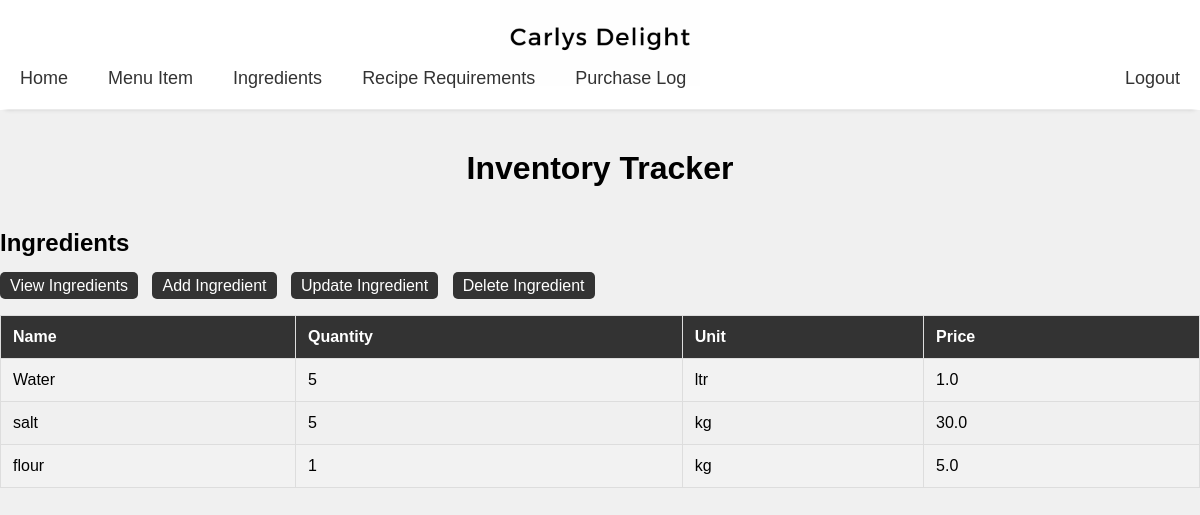
/ingredients/ (signed in), run on the app's committed database.
### track_inventory/models.py (models this page shows, shortened)
class Ingredients(models.Model):
    in_name = models.CharField(max_length=50)
    quantity = models.IntegerField(default=0)
    unit = models.CharField(max_length=200, default="")
    in_price = models.FloatField(default=0.0)

### track_inventory/views.py (the view)
# urls.py: path("ingredients/", views.IngredientsView.as_view(), name="ingredients"),
class IngredientsView(LoginRequiredMixin, ListView):
    model = Ingredients
    template_name = "track_inventory/ingredients.html"

### track_inventory/templates/track_inventory/ingredients.html (shortened to what this page needs)
<!DOCTYPE html>
{% extends "track_inventory/base.html" %}
{% load static %}
        {% block head %}
        <link rel="stylesheet" href="{% static 'track_inventory/menu_item_style.css' %}">
        {% endblock %}
        {% block content %}
        <h2>Ingredients</h2>
        <div class="link-container">
        <a href="{% url 'ingredients' %}" >View Ingredients</a>
        <a href="{% url 'addingredient' %}">Add Ingredient</a>
        <a href="{% url 'ingredientupselect' %}">Update Ingredient</a>
        <a href="{% url 'ingredientdelselect' %}">Delete Ingredient</a>
        </div>
        <table>
            <tr>
                <th>Name</th>
                <th>Quantity</th>
                <th>Unit</th>
                <th>Price</th>
            </tr>
            {% for ingredient in ingredients_list %}
            <tr>
                <td>{{ ingredient.in_name }}</td>
                <td>{{ ingredient.quantity }}</td>
                <td>{{ ingredient.unit }}</td>
                <td>{{ ingredient.in_price }}</td>
            </tr>
            {% endfor %}
        </table>
        {% endblock %}

### track_inventory/static/track_inventory/style.css (style rules this page uses)
body { font-family: Arial, sans-serif; background-color: #f0f0f0; margin: 0; padding: 0; }

### track_inventory/static/track_inventory/menu_item_style.css (style rules this page uses)
table { width: 100%; border-collapse: collapse; margin-top: 20px; }
th, td { border: 1px solid #ddd; padding: 12px; text-align: left; }
th { background-color: #333; color: #fff; }
tr:nth-child(even) { background-color: #f2f2f2; }
.link-container a { margin-right: 10px; text-decoration: none; background-color: #333; color: #fff; padding: 5px 10px; border-radius: 5px; transition: background-color 0.3s; }

### data on the page
Ingredients: in_name "Water", quantity "5", unit "ltr", in_price "1.0"
Ingredients: in_name "salt", quantity "5", unit "kg", in_price "30.0"
Ingredients: in_name "flour", quantity "1", unit "kg", in_price "5.0"
